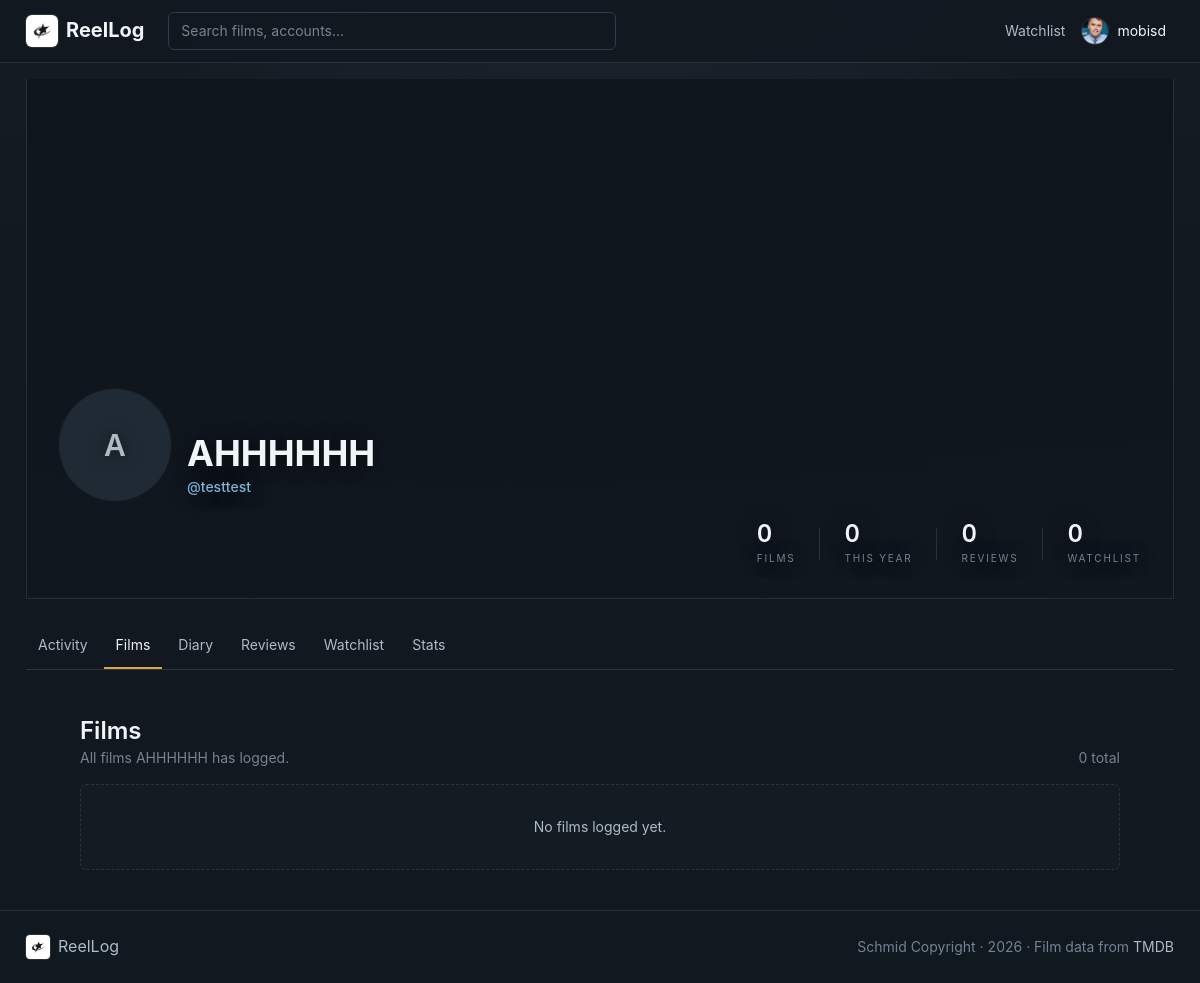
The app's page /testtest/films (signed in) with its own data.
### app/models.py (models this page shows, shortened)
class User(UserMixin, db.Model):
    __tablename__ = "users"
    id = db.Column(db.Integer, primary_key=True)
    username = db.Column(db.String(20), unique=True, nullable=False, index=True)
    email = db.Column(db.String(255), unique=True, nullable=False)
    password_hash = db.Column(db.String(255), nullable=False)
    display_name = db.Column(db.String(80), nullable=True)
    bio = db.Column(db.Text, nullable=True)
    avatar_url = db.Column(db.String(500), nullable=True)
    backdrop_url = db.Column(db.String(500), nullable=True)
    created_at = db.Column(db.DateTime, default=datetime.utcnow, nullable=False)
    logs = db.relationship(
        "LogEntry",
        back_populates="user",
        cascade="all, delete-orphan",
        order_by=lambda: (LogEntry.created_at.desc(), LogEntry.id.desc()),
    )
    watchlist = db.relationship(
        "WatchlistItem",
        back_populates="user",
        cascade="all, delete-orphan",
        order_by="WatchlistItem.added_at.desc()",
    )
    favorite_films = db.relationship(
        "UserFavoriteFilm",
        back_populates="user",
        cascade="all, delete-orphan",
        order_by="UserFavoriteFilm.position.asc()",
    )
    @property
    def name(self) -> str:
        return self.display_name or self.username
    @property
    def films_watched(self) -> int:
        return len({log.film_id for log in self.logs})
    @property
    def films_watched_this_year(self) -> int:
        year = date.today().year
        return len(
            {
                log.film_id
                for log in self.logs
                if log.watched_on and log.watched_on.year == year
            }
        )
    @property
    def review_count(self) -> int:
        return sum(1 for log in self.logs if (log.review or "").strip())
    @property
    def watchlist_count(self) -> int:
        return len(self.watchlist)
    image_overrides = db.relationship(
        "UserFilmImage",
        back_populates="user",
        cascade="all, delete-orphan",
    )

### app/users/routes.py (the view)
@users_bp.route("/<username>/films")
def films(username: str):
    user = _get_user_or_404(username)
    logs = (
        LogEntry.query.options(joinedload(LogEntry.film))
        .filter_by(user_id=user.id)
        .order_by(LogEntry.created_at.desc())
        .all()
    )
    seen = set()
    films = []
    for log in logs:
        if log.film_id in seen:
            continue
        seen.add(log.film_id)
        films.append(log.film)
    return render_template("films.html", user=user, films=films)

### app/__init__.py (called while the page is built)
def _register_template_globals(app: Flask) -> None:
    from datetime import date
    from .images import effective_backdrop_url, effective_poster_url
    @app.context_processor
    def inject_globals():
        today = date.today()
        return {
            "current_year": today.year,
            "today_iso": today.isoformat(),
            "effective_poster_url": effective_poster_url,
            "effective_backdrop_url": effective_backdrop_url,
        }

### app/models.py (called while the page is built)
@login_manager.user_loader
def load_user(user_id: str):
    return db.session.get(User, int(user_id))

### app/users/routes.py (called while the page is built)
def _get_user_or_404(username: str) -> User:
    username = normalise_username(username)
    user = User.query.filter_by(username=username).first()
    if user is None:
        abort(404)
    return user

### app/validators.py (called while the page is built)
def normalise_username(raw: str) -> str:
    return (raw or "").strip().lower()

### app/templates/films.html (shortened to what this page needs)
{% extends "base.html" %}
{% from "partials/macros.html" import film_poster, empty_state with context %}
{% block content %}
  {% set active = 'films' %}
  {% include "partials/profile_header.html" %}
  <div class="mx-auto max-w-shell">
    <div class="mb-4 flex items-end justify-between gap-4">
      <div>
        <h2 class="font-title text-2xl font-semibold">Films</h2>
        <p class="mt-1 text-sm text-text-mute">All films {{ user.name }} has logged.</p>
      </div>
      <span class="text-sm text-text-mute">{{ films|length }} total</span>
    </div>
    {% if films %}
      <div class="poster-grid">
        {% for film in films %}
          {{ film_poster(film) }}
        {% endfor %}
      </div>
    {% else %}
      {{ empty_state("No films logged yet.") }}
    {% endif %}
  </div>
{% endblock %}

### app/templates/base.html (shortened to what this page needs)
<!doctype html>
<html lang="en" class="h-full">
  <head>
    {% if config.TAILWIND_CDN %}
    <script src="https://cdn.tailwindcss.com"></script>
    <script>
      tailwind.config = {
        theme: {
          extend: {
            colors: {
              bg: "#111820",
              surface: "#18212A",
              "surface-2": "#202A34",
              border: "#2F3C49",
              line: "rgba(218,228,238,.12)",
              text: "#F1F5F8",
              "text-dim": "#B4C0CC",
              "text-mute": "#758391",
              mute: "#758391",
              accent: "#D9A441",
              link: "#7DB4D8",
              like: "#E0567B",
            },
            fontFamily: {
              sans: [
                "-apple-system",
                "BlinkMacSystemFont",
                '"SF Pro Display"',
                '"SF Pro Text"',
                '"Segoe UI"',
                "Roboto",
                "Arial",
                "sans-serif",
              ],
              serif: ["Georgia", "ui-serif", "serif"],
            },
            maxWidth: { content: "1180px", shell: "1040px" },
          },
        },
      };
    </script>
    <link
      rel="stylesheet"
      href="{{ url_for('static', filename='css/cdn-extras.css') }}"
    />
    {% else %}
    <link
      rel="stylesheet"
      href="{{ url_for('static', filename='css/output.css') }}"
    />
    {% endif %}
  </head>
  <body
    class="app-shell-bg flex min-h-full flex-col overflow-x-hidden bg-bg font-sans text-text antialiased"
  >
    {% include "partials/nav.html" %}
    <div
      id="flash-container"
      class="mx-auto w-full max-w-content px-4 pt-4"
      aria-live="polite"
    >
    </div>
    <main id="main" class="mx-auto w-full max-w-content flex-1 px-4 py-10">
      {% block content %}{% endblock %}
    </main>
    <footer class="border-t border-line bg-bg/50">
      <div
        class="mx-auto flex max-w-content flex-col items-center justify-between gap-2 px-4 py-6 text-sm text-text-mute sm:flex-row"
      >
        <span
          class="flex items-center gap-2 font-title text-base text-text-dim"
        >
          <img
            src="{{ url_for('static', filename='img/66ddd0a43433943549bd2beb9cec5273.jpg') }}"
            alt=""
            class="brand-logo-sm ring-1 ring-line"
          />
          ReelLog
        </span>
        <span>
          Schmid Copyright · {{ current_year }} · Film data from
          <a
            href="https://www.themoviedb.org/"
            class="text-text-dim hover:text-link"
            rel="noopener"
            >TMDB</a
          >
        </span>
      </div>
    </footer>
  </body>
</html>

### app/templates/partials/macros.html (shortened to what this page needs)
{% macro avatar(user, size_class="h-24 w-24", text_class="text-3xl") %}
  {% if user.avatar_url %}
    <img src="{{ user.avatar_url }}" alt="{{ user.name }}" class="{{ size_class }} shrink-0 rounded-full object-cover ring-2 ring-bg" />
  {% else %}
    <span class="{{ size_class }} {{ text_class }} flex shrink-0 items-center justify-center rounded-full bg-surface-2 font-semibold text-text-dim ring-2 ring-bg">{{ user.name[0]|upper }}</span>
  {% endif %}
{% endmacro %}
{% macro empty_state(message, icon=None) %}
  <div class="rounded-md border border-dashed border-line bg-surface/40 px-5 py-8 text-center">
    <p class="text-sm text-text-dim">{{ message }}</p>
  </div>
{% endmacro %}

### app/templates/partials/nav.html (shortened to what this page needs)
<header class="sticky top-0 z-40 border-b border-line bg-bg/85 backdrop-blur">
  <nav class="mx-auto flex max-w-content items-center gap-4 px-4 py-3" aria-label="Primary">
    <a href="{{ url_for('films.index') }}" class="flex shrink-0 items-center gap-2 font-title text-xl font-bold text-text transition hover:text-link">
      <img src="{{ url_for('static', filename='img/66ddd0a43433943549bd2beb9cec5273.jpg') }}" alt="" class="brand-logo ring-1 ring-line" />
      <span>ReelLog</span>
    </a>
    <form action="{{ url_for('films.search') }}" method="get" role="search" class="relative ml-2 max-w-md flex-1" data-live-search>
      <input id="nav-search" type="search" name="q" value="{{ request.args.get('q', '') if request.endpoint == 'films.search' else '' }}" placeholder="Search films, accounts..." autocomplete="off" class="input pr-9" data-search-input />
    </form>
    <div class="ml-auto flex items-center gap-2">
      {% if current_user.is_authenticated %}
        <a href="{{ url_for('users.watchlist', username=current_user.username) }}" class="hidden text-sm text-text-dim transition hover:text-link sm:inline">Watchlist</a>
        <details class="relative" data-menu>
          <summary class="flex cursor-pointer list-none items-center gap-2 rounded-md px-2 py-1 transition hover:bg-surface-2">
            {% if current_user.avatar_url %}
              <img src="{{ current_user.avatar_url }}" alt="" class="h-7 w-7 rounded-full border border-border object-cover" />
            {% else %}
              <span class="flex h-7 w-7 items-center justify-center rounded-full bg-surface-2 text-xs font-semibold text-text-dim">{{ current_user.name[0]|upper }}</span>
            {% endif %}
            <span class="hidden text-sm sm:inline">{{ current_user.name }}</span>
          </summary>
        </details>
      {% else %}
        <a href="{{ url_for('auth.login') }}" class="btn-ghost">Log in</a>
        <a href="{{ url_for('auth.register') }}" class="btn-primary">Sign up</a>
      {% endif %}
    </div>
  </nav>
</header>

### app/templates/partials/profile_header.html (shortened to what this page needs)
{% from "partials/macros.html" import avatar with context %}
<section class="-mx-4 -mt-10 mb-12 overflow-hidden">
  <div class="mx-auto max-w-content px-4">
    <div class="profile-hero relative overflow-hidden border-x border-b border-line">
      <div class="profile-hero-shade"></div>
      <div class="profile-hero-content">
        <div class="flex flex-col gap-5 lg:flex-row lg:items-end lg:justify-between">
        <div class="flex items-end gap-4">
            {% if user.avatar_url %}
              <button type="button" class="rounded-full transition hover:scale-[1.03] focus:outline-none focus:ring-2 focus:ring-link focus:ring-offset-2 focus:ring-offset-bg" data-avatar-open aria-label="Open {{ user.name }} profile picture">
                {{ avatar(user, "h-24 w-24 sm:h-28 sm:w-28", "text-3xl") }}
              </button>
            {% else %}
              {{ avatar(user, "h-24 w-24 sm:h-28 sm:w-28", "text-3xl") }}
            {% endif %}
            <div class="pb-1">
              <h1 class="font-title text-3xl font-bold tracking-tight sm:text-4xl">{{ user.name }}</h1>
              <p class="mt-1 text-sm font-medium text-link">@{{ user.username }}</p>
            </div>
          </div>
        </div>
        <div class="mt-5 flex flex-col gap-5 lg:flex-row lg:items-end lg:justify-between">
          <dl class="flex flex-wrap items-center gap-x-6 gap-y-3 [font-variant-numeric:tabular-nums]">
            {% set stats = [
              ('Films', user.films_watched),
              ('This year', user.films_watched_this_year),
              ('Reviews', user.review_count),
              ('Watchlist', user.watchlist_count),
            ] %}
            {% for label, value in stats %}
              <div>
                <dd class="font-title text-2xl font-semibold leading-none">{{ value }}</dd>
                <dt class="mt-1 text-[10px] uppercase tracking-[0.18em] text-mute">{{ label }}</dt>
              </div>
            {% endfor %}
          </dl>
        </div>
      </div>
    </div>
    <nav class="profile-tabs mt-6 flex flex-wrap gap-1 text-sm" aria-label="Profile sections">
      {% set tabs = [
        ('activity', 'Activity', url_for('users.profile', username=user.username)),
        ('films', 'Films', url_for('users.films', username=user.username)),
        ('diary', 'Diary', url_for('users.diary', username=user.username)),
        ('reviews', 'Reviews', url_for('users.reviews', username=user.username)),
        ('watchlist', 'Watchlist', url_for('users.watchlist', username=user.username)),
        ('stats', 'Stats', url_for('users.stats', username=user.username)),
      ] %}
      {% for key, label, href in tabs %}
        <a href="{{ href }}"
           class="shrink-0 border-b-2 px-3 py-3 {% if key == active %}border-accent text-text{% else %}border-transparent text-text-dim hover:text-text{% endif %}"
           {% if key == active %}aria-current="page"{% endif %}>{{ label }}</a>
      {% endfor %}
    </nav>
  </div>
</section>

### records on screen
User: avatar_url (picture), name "mobisd"
User: display_name "A", name "AHHHHHH", username "testtest"

### other values on screen
{{ value }} "0" "0" "0" "0"
{{ label }} "FILMS" "THIS YEAR" "REVIEWS" "WATCHLIST"
{{ label }} "Activity" "Films" "Diary" "Reviews" "Watchlist" "Stats"
{{ films|length }} "0"
{{ message }} "No films logged yet."
